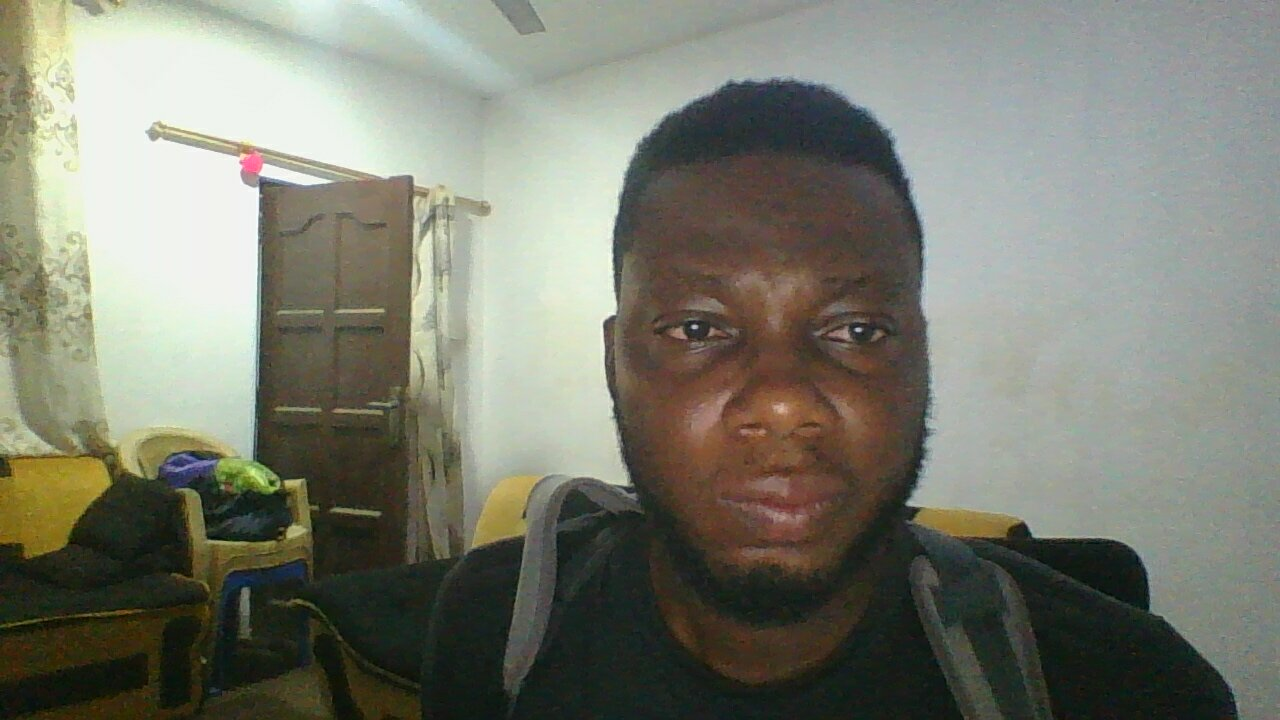
#> input picture media/reference_images/2025-08-20-145138.jpg, 1280 x 720 px
$ python -i utils.py   (imports and definitions only)
#> lines starting #> are read from the running program, lines starting #| are printed output that depends on the picture
import cv2
import numpy as np
from scipy.spatial import distance as dist
from .models import Profile

# [18 lines left out: functions eye_aspect_ratio, check_liveness, not called in this run]

def find_matching_face(image_to_check):
    """
    Takes an image file, compares it against all known faces, and returns the best match.
    """
    # 1. Prepare training data from all users
    profiles = Profile.objects.filter(reference_image__isnull=False).exclude(reference_image='')
    if not profiles.exists():
        return None, None, "No registered faces in the system."

    faces = []
    labels = []
    face_cascade = cv2.CascadeClassifier(cv2.data.haarcascades + 'haarcascade_frontalface_default.xml')

    for profile in profiles:
        if hasattr(profile.reference_image, 'path'):
            image_path = profile.reference_image.path
            ref_img = cv2.imread(image_path)
            if ref_img is None:
                continue # Skip corrupted or missing images
            gray_ref_img = cv2.cvtColor(ref_img, cv2.COLOR_BGR2GRAY)
            detected_faces = face_cascade.detectMultiScale(gray_ref_img, 1.1, 5)
            if len(detected_faces) > 0:
                (x, y, w, h) = detected_faces[0]
                faces.append(gray_ref_img[y:y+h, x:x+w])
                labels.append(profile.user.id)

    if not faces:
        return None, None, "Could not extract any faces from reference images."

    # 2. Train the recognizer
    recognizer = cv2.face.LBPHFaceRecognizer_create()
    recognizer.train(faces, np.array(labels))

    # 3. Process the image to check
    image_to_check.seek(0)
    img_data = image_to_check.read()
    np_arr = np.frombuffer(img_data, np.uint8)
    img_to_check_cv = cv2.imdecode(np_arr, cv2.IMREAD_COLOR)
    gray_img_to_check = cv2.cvtColor(img_to_check_cv, cv2.COLOR_BGR2GRAY)

    detected_faces_uploaded = face_cascade.detectMultiScale(gray_img_to_check, 1.1, 5)
    if len(detected_faces_uploaded) == 0:
        return None, None, "No face detected in the provided image."

    # 4. Make a prediction
    (x, y, w, h) = detected_faces_uploaded[0]
    predicted_label, confidence = recognizer.predict(gray_img_to_check[y:y+h, x:x+w])

    # 5. Return the result
    CONFIDENCE_THRESHOLD = 80
    if confidence < CONFIDENCE_THRESHOLD:
        return predicted_label, confidence, "Match found."
    else:
        return None, confidence, "No confident match found."


# [63 lines left out: functions verify_user_face, is_face_already_registered, not called in this run]

>>> import cv2
>>> picture = cv2.imread('../media/reference_images/2025-08-20-145138.jpg', cv2.IMREAD_GRAYSCALE)
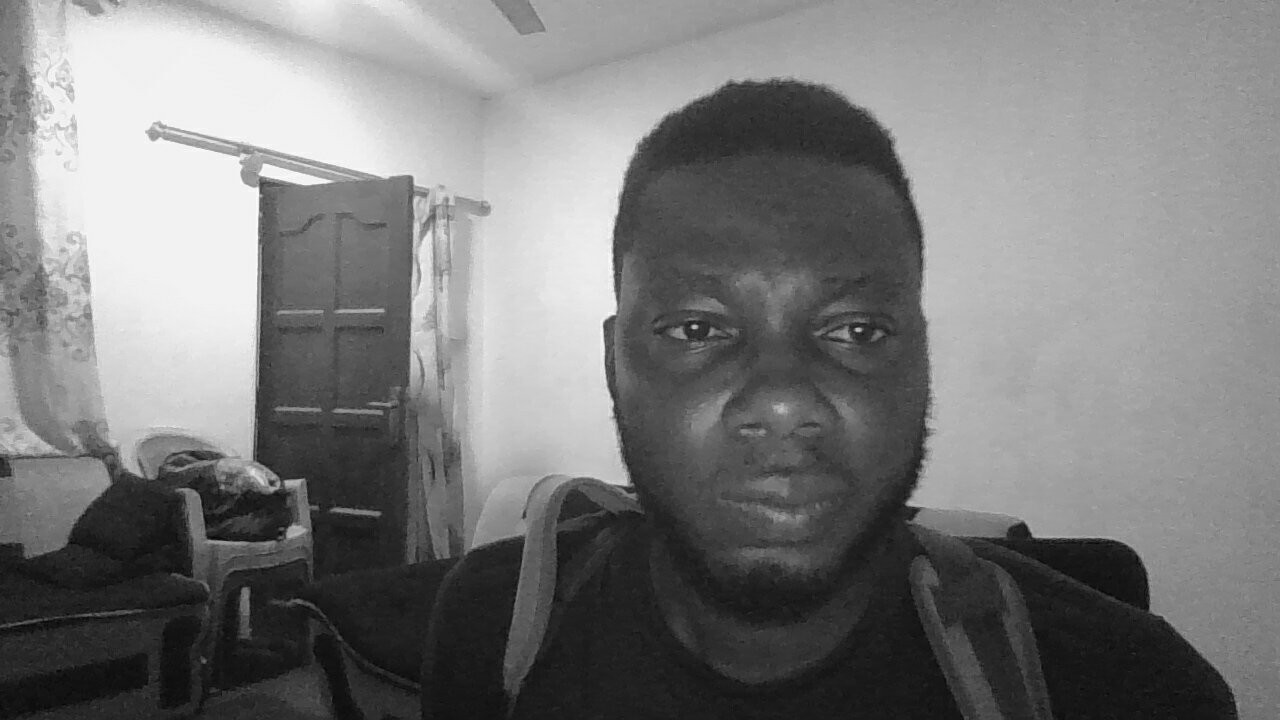
#> picture: shape (720, 1280); min 3, max 255, mean 123.1
#> (the run stopped early here; a loop or call above may not have finished)
